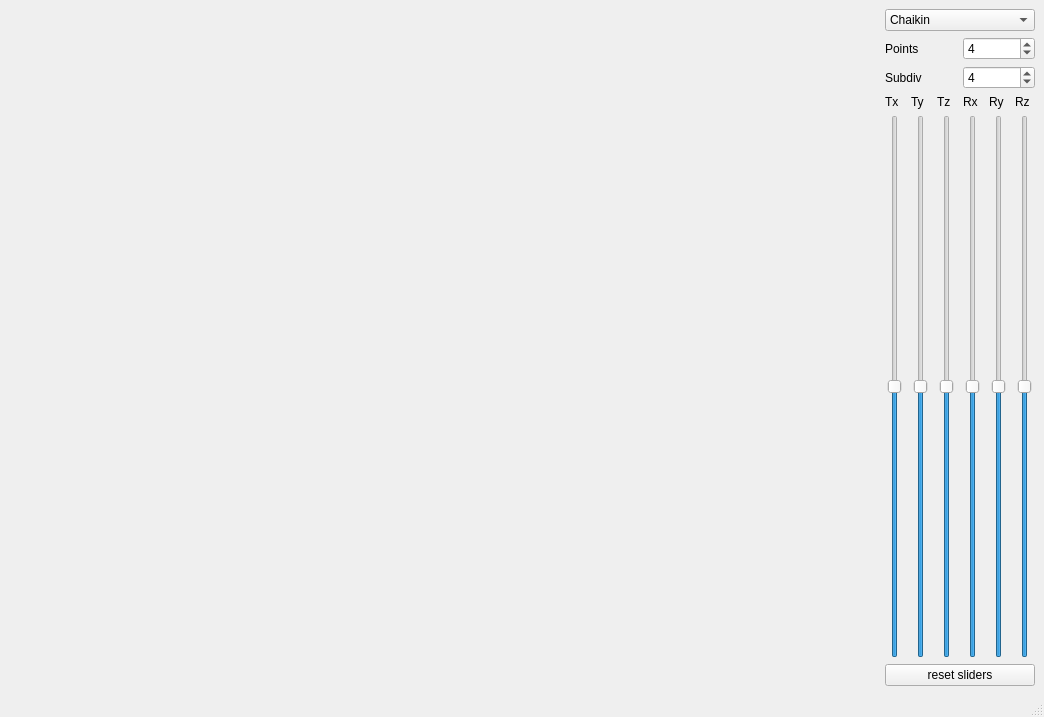
<?xml version="1.0" encoding="UTF-8"?>
<ui version="4.0">
 <class>MainWindow</class>
 <widget class="QMainWindow" name="MainWindow">
  <property name="geometry">
   <rect>
    <x>0</x>
    <y>0</y>
    <width>1044</width>
    <height>717</height>
   </rect>
  </property>
  <property name="windowTitle">
   <string>OGL Example</string>
  </property>
  <widget class="QWidget" name="centralwidget">
   <property name="sizePolicy">
    <sizepolicy hsizetype="Preferred" vsizetype="Preferred">
     <horstretch>0</horstretch>
     <verstretch>0</verstretch>
    </sizepolicy>
   </property>
   <layout class="QHBoxLayout" name="horizontalLayout_4">
    <item>
     <widget class="OGLWidget" name="Canvas" native="true">
      <property name="sizePolicy">
       <sizepolicy hsizetype="Expanding" vsizetype="Preferred">
        <horstretch>0</horstretch>
        <verstretch>0</verstretch>
       </sizepolicy>
      </property>
     </widget>
    </item>
    <item>
     <layout class="QVBoxLayout" name="verticalLayout_2">
      <property name="sizeConstraint">
       <enum>QLayout::SetDefaultConstraint</enum>
      </property>
      <item>
       <widget class="QComboBox" name="curveType">
        <item>
         <property name="text">
          <string>Chaikin</string>
         </property>
        </item>
        <item>
         <property name="text">
          <string>BSpline</string>
         </property>
        </item>
       </widget>
      </item>
      <item>
       <layout class="QHBoxLayout" name="horizontalLayout_3">
        <item>
         <widget class="QLabel" name="label">
          <property name="text">
           <string>Points</string>
          </property>
         </widget>
        </item>
        <item>
         <widget class="QSpinBox" name="pointNum">
          <property name="specialValueText">
           <string/>
          </property>
          <property name="minimum">
           <number>2</number>
          </property>
          <property name="maximum">
           <number>1000</number>
          </property>
          <property name="value">
           <number>4</number>
          </property>
         </widget>
        </item>
       </layout>
      </item>
      <item>
       <layout class="QHBoxLayout" name="horizontalLayout_2">
        <item>
         <widget class="QLabel" name="label_2">
          <property name="text">
           <string>Subdiv</string>
          </property>
         </widget>
        </item>
        <item>
         <widget class="QSpinBox" name="subdiv">
          <property name="value">
           <number>4</number>
          </property>
         </widget>
        </item>
       </layout>
      </item>
      <item>
       <layout class="QHBoxLayout" name="horizontalLayout">
        <item>
         <layout class="QVBoxLayout" name="verticalLayout_7">
          <item>
           <widget class="QLabel" name="label_3">
            <property name="text">
             <string>Tx</string>
            </property>
           </widget>
          </item>
          <item>
           <widget class="QSlider" name="tx">
            <property name="minimumSize">
             <size>
              <width>20</width>
              <height>0</height>
             </size>
            </property>
            <property name="minimum">
             <number>-1000</number>
            </property>
            <property name="maximum">
             <number>1000</number>
            </property>
            <property name="orientation">
             <enum>Qt::Vertical</enum>
            </property>
           </widget>
          </item>
         </layout>
        </item>
        <item>
         <layout class="QVBoxLayout" name="verticalLayout_6">
          <item>
           <widget class="QLabel" name="label_4">
            <property name="text">
             <string>Ty</string>
            </property>
           </widget>
          </item>
          <item>
           <widget class="QSlider" name="ty">
            <property name="minimumSize">
             <size>
              <width>20</width>
              <height>0</height>
             </size>
            </property>
            <property name="minimum">
             <number>-1000</number>
            </property>
            <property name="maximum">
             <number>1000</number>
            </property>
            <property name="orientation">
             <enum>Qt::Vertical</enum>
            </property>
           </widget>
          </item>
         </layout>
        </item>
        <item>
         <layout class="QVBoxLayout" name="verticalLayout_5">
          <item>
           <widget class="QLabel" name="label_5">
            <property name="text">
             <string>Tz</string>
            </property>
           </widget>
          </item>
          <item>
           <widget class="QSlider" name="tz">
            <property name="minimumSize">
             <size>
              <width>20</width>
              <height>0</height>
             </size>
            </property>
            <property name="minimum">
             <number>-1000</number>
            </property>
            <property name="maximum">
             <number>1000</number>
            </property>
            <property name="orientation">
             <enum>Qt::Vertical</enum>
            </property>
           </widget>
          </item>
         </layout>
        </item>
        <item>
         <layout class="QVBoxLayout" name="verticalLayout_4">
          <item>
           <widget class="QLabel" name="label_6">
            <property name="text">
             <string>Rx</string>
            </property>
           </widget>
          </item>
          <item>
           <widget class="QSlider" name="rx">
            <property name="minimumSize">
             <size>
              <width>20</width>
              <height>0</height>
             </size>
            </property>
            <property name="minimum">
             <number>-1000</number>
            </property>
            <property name="maximum">
             <number>1000</number>
            </property>
            <property name="orientation">
             <enum>Qt::Vertical</enum>
            </property>
           </widget>
          </item>
         </layout>
        </item>
        <item>
         <layout class="QVBoxLayout" name="verticalLayout">
          <item>
           <widget class="QLabel" name="label_7">
            <property name="text">
             <string>Ry</string>
            </property>
           </widget>
          </item>
          <item>
           <widget class="QSlider" name="ry">
            <property name="minimumSize">
             <size>
              <width>20</width>
              <height>0</height>
             </size>
            </property>
            <property name="minimum">
             <number>-1000</number>
            </property>
            <property name="maximum">
             <number>1000</number>
            </property>
            <property name="pageStep">
             <number>100</number>
            </property>
            <property name="orientation">
             <enum>Qt::Vertical</enum>
            </property>
           </widget>
          </item>
         </layout>
        </item>
        <item>
         <layout class="QVBoxLayout" name="verticalLayout_3">
          <item>
           <widget class="QLabel" name="label_8">
            <property name="text">
             <string>Rz</string>
            </property>
           </widget>
          </item>
          <item>
           <widget class="QSlider" name="rz">
            <property name="minimumSize">
             <size>
              <width>20</width>
              <height>0</height>
             </size>
            </property>
            <property name="minimum">
             <number>-1000</number>
            </property>
            <property name="maximum">
             <number>1000</number>
            </property>
            <property name="orientation">
             <enum>Qt::Vertical</enum>
            </property>
           </widget>
          </item>
         </layout>
        </item>
       </layout>
      </item>
      <item>
       <widget class="QPushButton" name="resetTransform">
        <property name="text">
         <string>reset sliders</string>
        </property>
       </widget>
      </item>
     </layout>
    </item>
   </layout>
  </widget>
  <widget class="QMenuBar" name="menubar">
   <property name="geometry">
    <rect>
     <x>0</x>
     <y>0</y>
     <width>1044</width>
     <height>22</height>
    </rect>
   </property>
  </widget>
  <widget class="QStatusBar" name="statusbar"/>
 </widget>
 <customwidgets>
  <customwidget>
   <class>OGLWidget</class>
   <extends>QWidget</extends>
   <header location="global">OGLWidget.hpp</header>
   <container>1</container>
  </customwidget>
 </customwidgets>
 <resources/>
 <connections/>
</ui>
